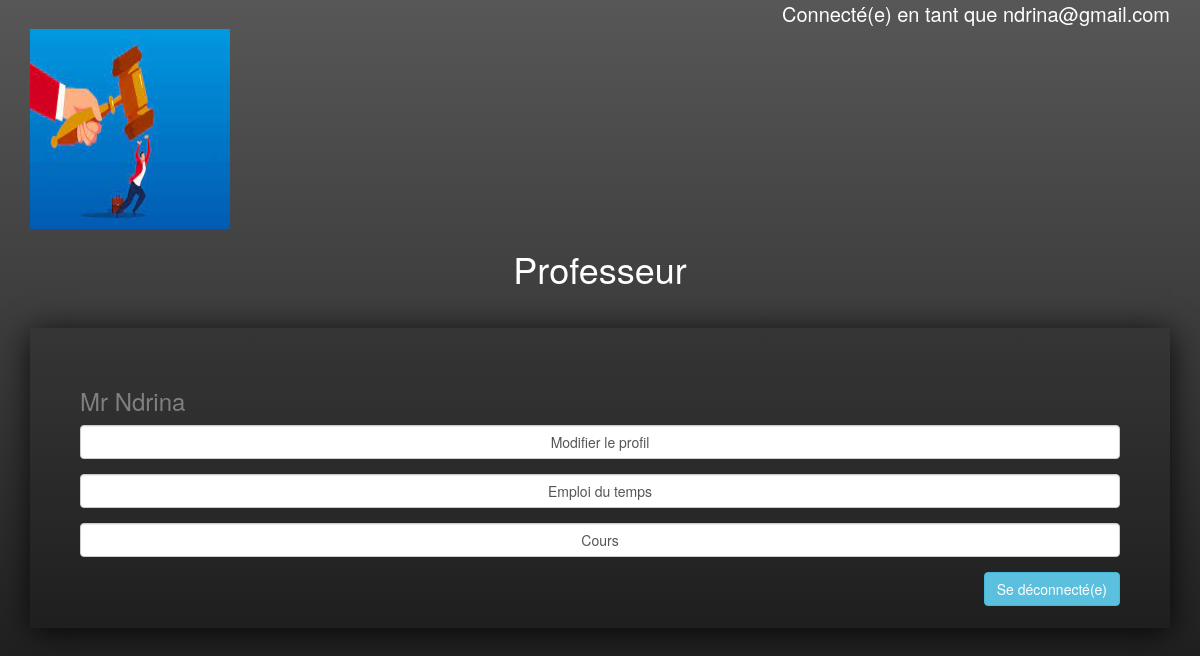
Screenshot of /page_prof.php (signed in) with the database file from the repository.
### tables this page shows
CREATE TABLE `professeur` (
  `id_prof` int(11) NOT NULL,
  `nom_prof` varchar(255) DEFAULT NULL,
  `prenom_prof` varchar(255) DEFAULT NULL,
  `tel` varchar(10) DEFAULT NULL,
  `email` varchar(255) DEFAULT NULL,
  `mot_de_passe` varchar(255) DEFAULT NULL,
  `image_url` varchar(255) DEFAULT NULL
);

### page_prof.php (the view, shortened to what this page needs)
<?php
    $id_prof=$_SESSION['id_prof'];
?>
<!DOCTYPE html>
<html lang="en">
<head>
    <link rel="stylesheet" href="CSS/bootstrap.min.css">
    <link rel="stylesheet" href="CSS/bootstrap.min.js">
    <link rel="stylesheet" href="CSS/page_etu.css">
</head>
<body>
    <div class="container">
        <div class="mb-3">
            <?php
            include("fonction.php");
            $recup_liste=$conn->prepare("SELECT nom_prof, prenom_prof,email, image_url FROM professeur WHERE id_prof='$id_prof'");
            $recup_liste->execute();
            $data_prof=$recup_liste->fetch();
            $nom_prof=$data_prof['nom_prof'];
            $image=$data_prof['image_url'];
            $prenom_prof=$data_prof['prenom_prof'];
            $email=$data_prof['email'];
            ?>
            <div style="color:white;font-size:20px;text-align:end">Connecté(e) en tant que <?php echo $email ?></div>
            <img src="your_image/<?=$image?>" alt="" style="height:200px;width:200px;">
            <h1 style='color:white'>Professeur</h1>
            <div class="form">
                <h3 style='color:gray'><?php echo $nom_prof,' ',$prenom_prof; ?></h3>
                <div class="form-group">
                    <a href="ask_permission_update_prof.php" style='text-decoration: none' class="form-control"> Modifier le profil </a>
                </div>
                <div class="form-group">
                    <a style='text-decoration: none' href="emploi_du_temps.php" class="form-control">Emploi du temps</a>
                </div>
                <div class="form-group">
                    <a style='text-decoration: none' href="create_cours.php" class="form-control">Cours</a>
                </div>
                <div>
                    <a style='text-decoration: none' href="logout.php" class="btn btn-info">Se déconnecté(e)</a>
                </div>
            </div>
        </div>
    </div>
</body>
</html>

### CSS/page_etu.css (style rules this page uses)
body,html { width: 100%; height: 100%; background-image: linear-gradient(180deg, #575758, #141414); }
.btn-info { float: right; }
.form-group,a { text-align: center; }
h1 { text-align: center; }
.form { border: 0px solid gray; height: 300px; padding: 40px 50px; margin-top: 40px; background: rgba(0, 0, 0, 0.1); box-shadow: 1px 4px 30px rgba(0, 0, 0, 0.8); }

### rows the page displays
professeur: email "ndrina@gmail.com", image_url (picture), nom_prof "Mr", prenom_prof "Ndrina"
